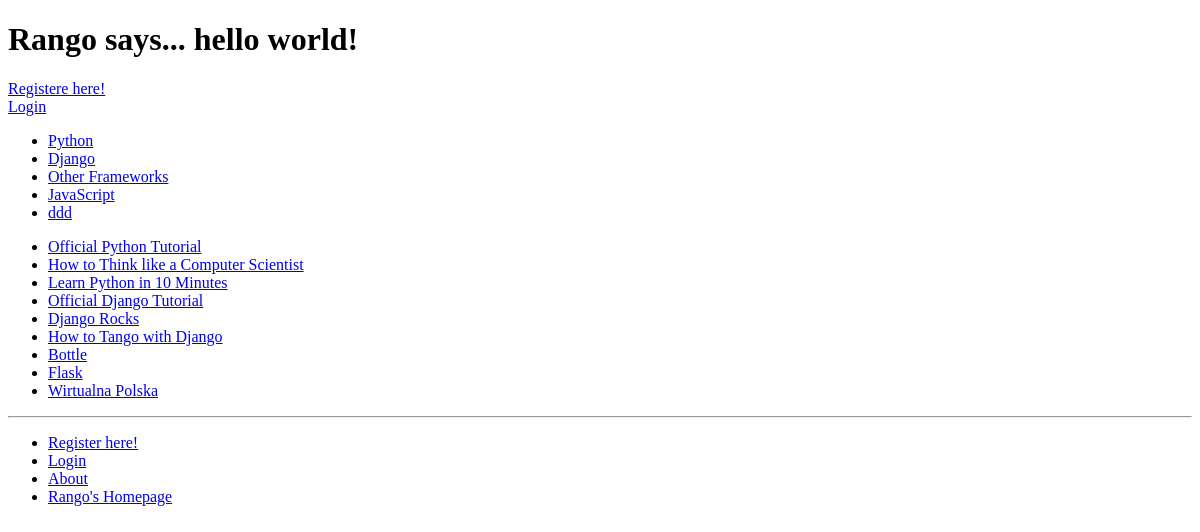
The app's page /rango/, older data.
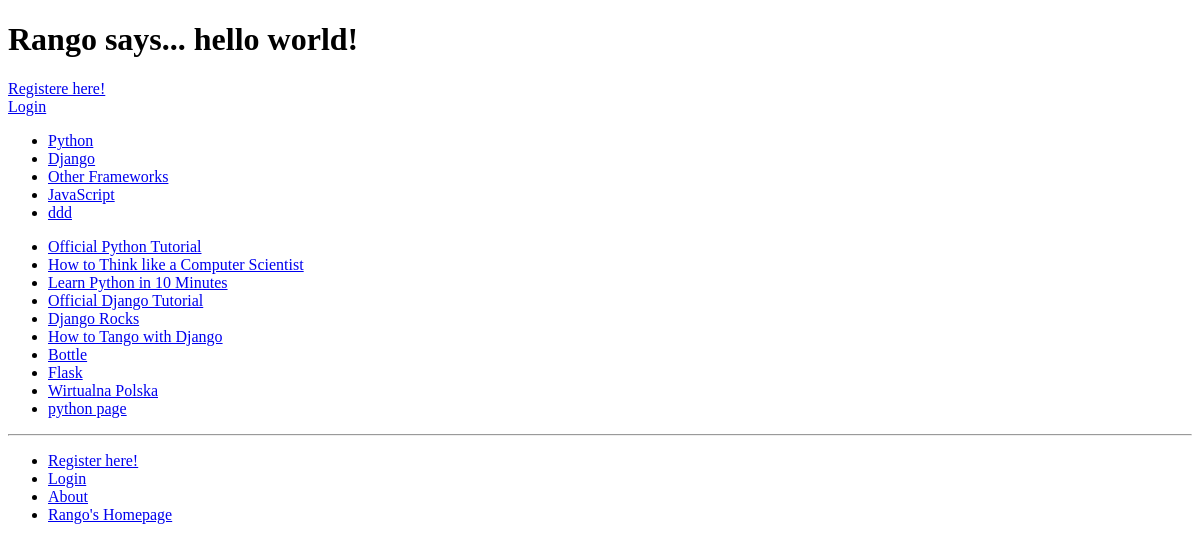
The same page, newer data.
### rango/models.py (models this page shows, shortened)
class Category(models.Model):
    name = models.CharField(max_length=128, unique=True)
    views = models.IntegerField(default=0)
    likes = models.IntegerField(default=0)
    slug = models.SlugField(unique=True)
    class Meta:
        ordering = ["name"]
        verbose_name_plural = "Categories"

class Page(models.Model):
    category = models.ForeignKey(Category)
    title = models.CharField(max_length=128)
    url = models.URLField()
    views = models.IntegerField(default=0)
    slug = models.SlugField(unique=True)

### rango/views.py (the view)
def index(request):
    request.session.set_test_cookie()
    category_list = Category.objects.order_by('-likes')[:5]
    page_list = Page.objects.order_by('-views')[:20]
    context_dict = {
        'categories': category_list,
        'pages': page_list,
        }
    return render(request, 'rango/index.html', context_dict)

### templates/rango/index.html
{% extends 'rango/base.html' %}
{% load static %}
{% block body_block %}
        {% if user.is_authenticated %}
        <h1>Rango says... hello {{ user.username }}!</h1>
        <a href="{% url 'restricted' %}">Restricted Page</a><br />
        <a href="{% url 'logout' %}">Logout</a><br />
        {% else %}
        <h1>Rango says... hello world!</h1>
        <a href="{% url 'register' %}">Registere here!</a><br />
        <a href="{% url 'login' %}">Login</a><br />
        {% endif %}
        {% if categories %}
            <ul>
                {% for category in categories %}
                <li><a href="{% url 'category' category.slug %}">{{ category.name }}</a></li>
                {% endfor %}
            </ul>
        {% else %}
            <strong>There are no categories present.</strong>
        {% endif %}
        {% if pages %}
            <ul>
                {% for page in pages %}
                <li><a href="{{page.url}}">{{ page.title }}</a></li>
                {% endfor %}
            </ul>
        {% else %}
            <strong>There are no pages present.</strong>
        {% endif %}
{% endblock %}

### templates/rango/base.html (shortened to what this page needs)
<!DOCTYPE html>
<html>
    <head>
    </head>
    <body>
        <div>
            {% block body_block %}{% endblock %}
        </div>
        <hr />
        <div>
            <ul>
            {% if user.is_authenticated %}
                <li><a href="{% url 'restricted' %}">Restricted Page</a></li>
                <li><a href="{% url 'logout' %}">Logout</a></li>
                <li><a href="{% url 'add_category' %}">Add a New Category</a></li>
            {% else %}
                <li><a href="{% url 'register' %}">Register here!</a></li>
                <li><a href="{% url 'login' %}">Login</a></li>
            {% endif %}
                <li><a href="{% url 'about' %}">About</a></li>
                <li><a href="{% url 'index' %}">Rango's Homepage</a></li>
            </ul>
        </div>
    </body>
</html>

Row changes from the older to the newer data that the page shows:
added Page: title "python page"
